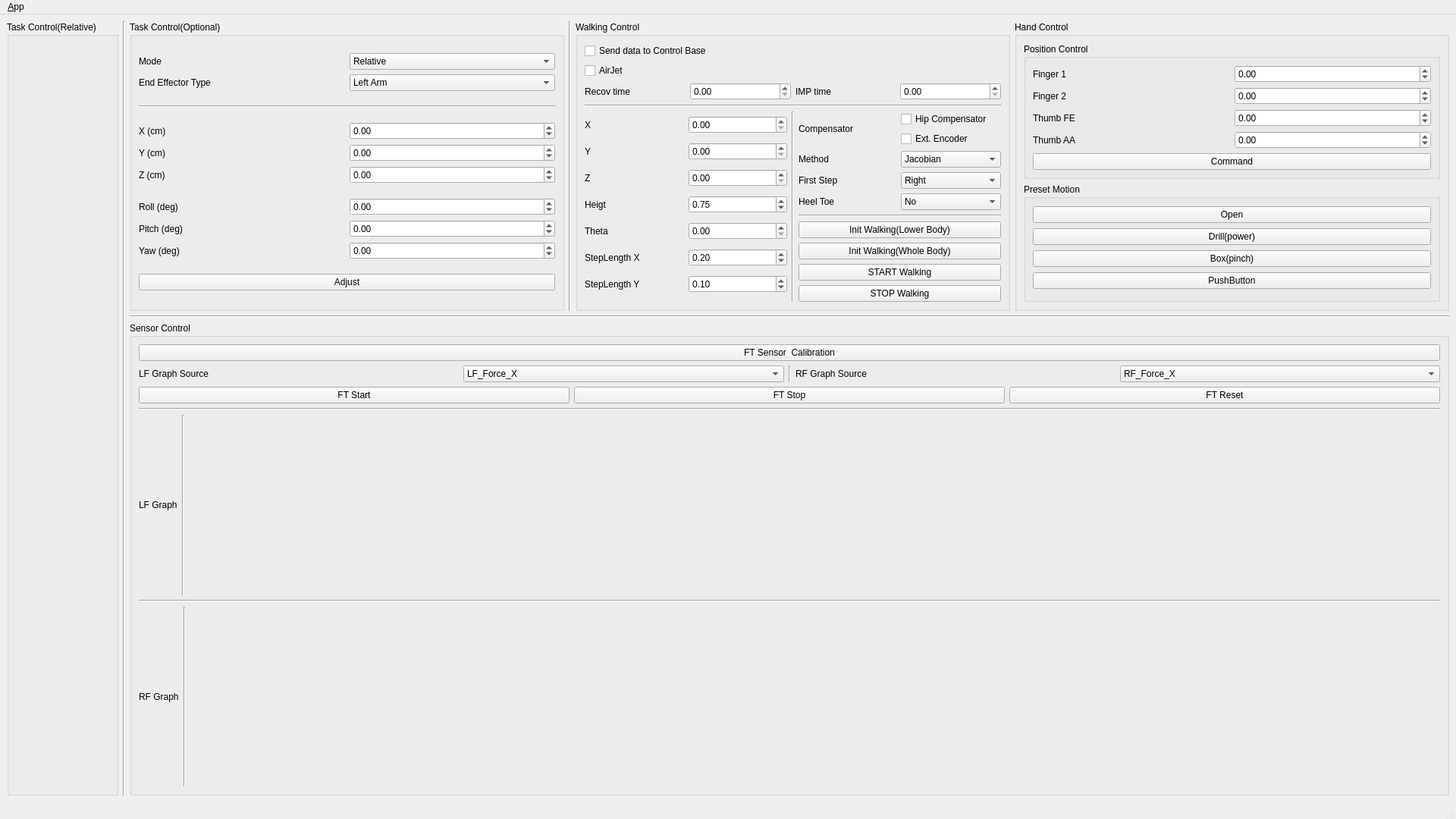
<?xml version="1.0" encoding="UTF-8"?>
<ui version="4.0">
 <class>TaskWindow</class>
 <widget class="QMainWindow" name="TaskWindow">
  <property name="geometry">
   <rect>
    <x>0</x>
    <y>0</y>
    <width>1920</width>
    <height>1080</height>
   </rect>
  </property>
  <property name="minimumSize">
   <size>
    <width>0</width>
    <height>880</height>
   </size>
  </property>
  <property name="windowTitle">
   <string>DYROS THORMANG User Interface</string>
  </property>
  <property name="windowIcon">
   <iconset resource="../../../dyros_black_ui/resources/images.qrc">
    <normaloff>:/images/icon_2.png</normaloff>:/images/icon_2.png</iconset>
  </property>
  <property name="locale">
   <locale language="English" country="UnitedStates"/>
  </property>
  <property name="iconSize">
   <size>
    <width>24</width>
    <height>24</height>
   </size>
  </property>
  <widget class="QWidget" name="centralwidget">
   <layout class="QHBoxLayout">
    <item>
     <layout class="QVBoxLayout" name="verticalLayout_19" stretch="0">
      <item>
       <widget class="QGroupBox" name="groupBox_task_ctrl">
        <property name="title">
         <string>Task Control(Relative)</string>
        </property>
        <layout class="QHBoxLayout" name="horizontalLayout_3">
         <item>
          <layout class="QGridLayout" name="gridLayout_task_ctrl" rowstretch="0" columnstretch="0">
           <property name="sizeConstraint">
            <enum>QLayout::SetMaximumSize</enum>
           </property>
           <property name="leftMargin">
            <number>0</number>
           </property>
           <property name="topMargin">
            <number>0</number>
           </property>
           <property name="horizontalSpacing">
            <number>8</number>
           </property>
           <property name="verticalSpacing">
            <number>5</number>
           </property>
          </layout>
         </item>
         <item>
          <widget class="QLabel" name="label_36">
           <property name="text">
            <string/>
           </property>
          </widget>
         </item>
         <item>
          <layout class="QGridLayout" name="gridLayout_task_ctrl_2"/>
         </item>
        </layout>
       </widget>
      </item>
     </layout>
    </item>
    <item>
     <widget class="Line" name="line_2">
      <property name="orientation">
       <enum>Qt::Vertical</enum>
      </property>
     </widget>
    </item>
    <item>
     <layout class="QVBoxLayout" name="verticalLayout_3" stretch="0,0,1">
      <item>
       <layout class="QHBoxLayout" name="horizontalLayout_4">
        <item>
         <layout class="QVBoxLayout" name="verticalLayout_6">
          <item>
           <widget class="QGroupBox" name="groupBox_task_ctrl_option">
            <property name="title">
             <string>Task Control(Optional)</string>
            </property>
            <layout class="QVBoxLayout" name="verticalLayout">
             <item>
              <layout class="QGridLayout" name="gridLayout_3">
               <item row="1" column="1">
                <widget class="QComboBox" name="comboBox_ee_type">
                 <item>
                  <property name="text">
                   <string>Left Arm</string>
                  </property>
                 </item>
                 <item>
                  <property name="text">
                   <string>Right Arm</string>
                  </property>
                 </item>
                 <item>
                  <property name="text">
                   <string>Left Leg</string>
                  </property>
                 </item>
                 <item>
                  <property name="text">
                   <string>Right Leg</string>
                  </property>
                 </item>
                </widget>
               </item>
               <item row="1" column="0">
                <widget class="QLabel" name="label_18">
                 <property name="text">
                  <string>End Effector Type</string>
                 </property>
                </widget>
               </item>
               <item row="0" column="0">
                <widget class="QLabel" name="label_12">
                 <property name="text">
                  <string>Mode</string>
                 </property>
                </widget>
               </item>
               <item row="0" column="1">
                <widget class="QComboBox" name="comboBox_t_m">
                 <item>
                  <property name="text">
                   <string>Relative</string>
                  </property>
                 </item>
                 <item>
                  <property name="text">
                   <string>Absolute</string>
                  </property>
                 </item>
                </widget>
               </item>
              </layout>
             </item>
             <item>
              <widget class="Line" name="line_7">
               <property name="orientation">
                <enum>Qt::Horizontal</enum>
               </property>
              </widget>
             </item>
             <item>
              <layout class="QGridLayout" name="gridLayout_absol">
               <item row="2" column="0">
                <widget class="QLabel" name="label_6">
                 <property name="text">
                  <string>Z (cm)</string>
                 </property>
                </widget>
               </item>
               <item row="1" column="1">
                <widget class="QDoubleSpinBox" name="doubleSpinBox_y_ta">
                 <property name="minimum">
                  <double>-99.989999999999995</double>
                 </property>
                </widget>
               </item>
               <item row="2" column="1">
                <widget class="QDoubleSpinBox" name="doubleSpinBox_z_ta">
                 <property name="minimum">
                  <double>-99.989999999999995</double>
                 </property>
                </widget>
               </item>
               <item row="0" column="1">
                <widget class="QDoubleSpinBox" name="doubleSpinBox_x_ta">
                 <property name="minimum">
                  <double>-99.989999999999995</double>
                 </property>
                 <property name="maximum">
                  <double>99.989999999999995</double>
                 </property>
                </widget>
               </item>
               <item row="1" column="0">
                <widget class="QLabel" name="label_5">
                 <property name="text">
                  <string>Y (cm)</string>
                 </property>
                </widget>
               </item>
               <item row="0" column="0">
                <widget class="QLabel" name="label_4">
                 <property name="text">
                  <string>X (cm)</string>
                 </property>
                </widget>
               </item>
              </layout>
             </item>
             <item>
              <layout class="QGridLayout" name="gridLayout">
               <item row="1" column="0">
                <widget class="QLabel" name="label_8">
                 <property name="text">
                  <string>Pitch (deg)</string>
                 </property>
                </widget>
               </item>
               <item row="0" column="1">
                <widget class="QDoubleSpinBox" name="doubleSpinBox_r_ta">
                 <property name="minimum">
                  <double>-360.000000000000000</double>
                 </property>
                 <property name="maximum">
                  <double>360.000000000000000</double>
                 </property>
                </widget>
               </item>
               <item row="1" column="1">
                <widget class="QDoubleSpinBox" name="doubleSpinBox_p_ta">
                 <property name="minimum">
                  <double>-360.000000000000000</double>
                 </property>
                 <property name="maximum">
                  <double>360.000000000000000</double>
                 </property>
                </widget>
               </item>
               <item row="0" column="0">
                <widget class="QLabel" name="label_7">
                 <property name="text">
                  <string>Roll (deg)</string>
                 </property>
                </widget>
               </item>
               <item row="2" column="0">
                <widget class="QLabel" name="label_9">
                 <property name="text">
                  <string>Yaw (deg)</string>
                 </property>
                </widget>
               </item>
               <item row="2" column="1">
                <widget class="QDoubleSpinBox" name="doubleSpinBox_y_ta_2">
                 <property name="minimum">
                  <double>-360.000000000000000</double>
                 </property>
                 <property name="maximum">
                  <double>360.000000000000000</double>
                 </property>
                </widget>
               </item>
              </layout>
             </item>
             <item>
              <widget class="QPushButton" name="pushButton_task_option">
               <property name="text">
                <string>Adjust</string>
               </property>
              </widget>
             </item>
            </layout>
           </widget>
          </item>
         </layout>
        </item>
        <item>
         <widget class="Line" name="line">
          <property name="orientation">
           <enum>Qt::Vertical</enum>
          </property>
         </widget>
        </item>
        <item>
         <widget class="QGroupBox" name="groupBox_walk_ctrl">
          <property name="title">
           <string>Walking Control</string>
          </property>
          <layout class="QVBoxLayout" name="verticalLayout_5">
           <item>
            <widget class="QCheckBox" name="checkBox_send_data_cb">
             <property name="text">
              <string>Send data to Control Base</string>
             </property>
            </widget>
           </item>
           <item>
            <widget class="QCheckBox" name="checkBox_send_data_airjet">
             <property name="text">
              <string>AirJet</string>
             </property>
            </widget>
           </item>
           <item>
            <layout class="QVBoxLayout" name="verticalLayout_30">
             <item>
              <layout class="QHBoxLayout" name="horizontalLayout_2">
               <item>
                <widget class="QLabel" name="label_11">
                 <property name="text">
                  <string>Recov time</string>
                 </property>
                </widget>
               </item>
               <item>
                <widget class="QDoubleSpinBox" name="doubleSpinBox_walk_recov_time"/>
               </item>
               <item>
                <widget class="QLabel" name="label_10">
                 <property name="text">
                  <string>IMP time</string>
                 </property>
                </widget>
               </item>
               <item>
                <widget class="QDoubleSpinBox" name="doubleSpinBox_walk_imp_time"/>
               </item>
              </layout>
             </item>
             <item>
              <widget class="Line" name="line_6">
               <property name="orientation">
                <enum>Qt::Horizontal</enum>
               </property>
              </widget>
             </item>
             <item>
              <layout class="QHBoxLayout" name="horizontalLayout_18">
               <item>
                <layout class="QGridLayout" name="gridLayout_11">
                 <item row="4" column="1">
                  <widget class="QDoubleSpinBox" name="doubleSpinBox_walk_theta"/>
                 </item>
                 <item row="1" column="0">
                  <widget class="QLabel" name="label_25">
                   <property name="text">
                    <string>Y</string>
                   </property>
                  </widget>
                 </item>
                 <item row="6" column="0">
                  <widget class="QLabel" name="label_33">
                   <property name="text">
                    <string>StepLength Y</string>
                   </property>
                  </widget>
                 </item>
                 <item row="2" column="0">
                  <widget class="QLabel" name="label_26">
                   <property name="text">
                    <string>Z</string>
                   </property>
                  </widget>
                 </item>
                 <item row="5" column="1">
                  <widget class="QDoubleSpinBox" name="doubleSpinBox_walk_step_x">
                   <property name="maximum">
                    <double>5.000000000000000</double>
                   </property>
                   <property name="singleStep">
                    <double>0.010000000000000</double>
                   </property>
                   <property name="value">
                    <double>0.200000000000000</double>
                   </property>
                  </widget>
                 </item>
                 <item row="3" column="1">
                  <widget class="QDoubleSpinBox" name="doubleSpinBox_walk_height">
                   <property name="maximum">
                    <double>1.500000000000000</double>
                   </property>
                   <property name="singleStep">
                    <double>0.050000000000000</double>
                   </property>
                   <property name="value">
                    <double>0.750000000000000</double>
                   </property>
                  </widget>
                 </item>
                 <item row="0" column="0">
                  <widget class="QLabel" name="label_24">
                   <property name="text">
                    <string>X</string>
                   </property>
                  </widget>
                 </item>
                 <item row="0" column="1">
                  <widget class="QDoubleSpinBox" name="doubleSpinBox_walk_x">
                   <property name="maximum">
                    <double>99.000000000000000</double>
                   </property>
                   <property name="singleStep">
                    <double>0.050000000000000</double>
                   </property>
                  </widget>
                 </item>
                 <item row="2" column="1">
                  <widget class="QDoubleSpinBox" name="doubleSpinBox_walk_z">
                   <property name="maximum">
                    <double>99.000000000000000</double>
                   </property>
                   <property name="singleStep">
                    <double>0.050000000000000</double>
                   </property>
                  </widget>
                 </item>
                 <item row="5" column="0">
                  <widget class="QLabel" name="label_32">
                   <property name="text">
                    <string>StepLength X</string>
                   </property>
                  </widget>
                 </item>
                 <item row="6" column="1">
                  <widget class="QDoubleSpinBox" name="doubleSpinBox_walk_step_y">
                   <property name="maximum">
                    <double>5.000000000000000</double>
                   </property>
                   <property name="singleStep">
                    <double>0.010000000000000</double>
                   </property>
                   <property name="value">
                    <double>0.100000000000000</double>
                   </property>
                  </widget>
                 </item>
                 <item row="1" column="1">
                  <widget class="QDoubleSpinBox" name="doubleSpinBox_walk_y">
                   <property name="maximum">
                    <double>99.000000000000000</double>
                   </property>
                   <property name="singleStep">
                    <double>0.050000000000000</double>
                   </property>
                  </widget>
                 </item>
                 <item row="4" column="0">
                  <widget class="QLabel" name="label_31">
                   <property name="text">
                    <string>Theta</string>
                   </property>
                  </widget>
                 </item>
                 <item row="3" column="0">
                  <widget class="QLabel" name="label_27">
                   <property name="text">
                    <string>Heigt</string>
                   </property>
                  </widget>
                 </item>
                </layout>
               </item>
               <item>
                <widget class="Line" name="line_3">
                 <property name="orientation">
                  <enum>Qt::Vertical</enum>
                 </property>
                </widget>
               </item>
               <item>
                <layout class="QVBoxLayout" name="verticalLayout_39">
                 <item>
                  <layout class="QGridLayout" name="gridLayout_4">
                   <item row="3" column="1">
                    <widget class="QComboBox" name="comboBox_method">
                     <item>
                      <property name="text">
                       <string>Jacobian</string>
                      </property>
                     </item>
                     <item>
                      <property name="text">
                       <string>Inverse Kinematics</string>
                      </property>
                     </item>
                    </widget>
                   </item>
                   <item row="4" column="0">
                    <widget class="QLabel" name="label_34">
                     <property name="text">
                      <string>First Step</string>
                     </property>
                    </widget>
                   </item>
                   <item row="3" column="0">
                    <widget class="QLabel" name="label_23">
                     <property name="text">
                      <string>Method</string>
                     </property>
                    </widget>
                   </item>
                   <item row="0" column="0">
                    <widget class="QLabel" name="label_22">
                     <property name="text">
                      <string>Compensator</string>
                     </property>
                    </widget>
                   </item>
                   <item row="5" column="1">
                    <widget class="QComboBox" name="comboBox_heel_toe">
                     <item>
                      <property name="text">
                       <string>No</string>
                      </property>
                     </item>
                     <item>
                      <property name="text">
                       <string>Yes</string>
                      </property>
                     </item>
                    </widget>
                   </item>
                   <item row="5" column="0">
                    <widget class="QLabel" name="label_35">
                     <property name="text">
                      <string>Heel Toe</string>
                     </property>
                    </widget>
                   </item>
                   <item row="4" column="1">
                    <widget class="QComboBox" name="comboBox_first_step">
                     <item>
                      <property name="text">
                       <string>Right</string>
                      </property>
                     </item>
                     <item>
                      <property name="text">
                       <string>Left</string>
                      </property>
                     </item>
                    </widget>
                   </item>
                   <item row="0" column="1">
                    <layout class="QVBoxLayout" name="verticalLayout_4">
                     <property name="topMargin">
                      <number>0</number>
                     </property>
                     <item>
                      <widget class="QCheckBox" name="checkBox_hip_compensator">
                       <property name="text">
                        <string>Hip Compensator</string>
                       </property>
                      </widget>
                     </item>
                     <item>
                      <widget class="QCheckBox" name="checkBox_ext_encoder_cmp">
                       <property name="text">
                        <string>Ext. Encoder</string>
                       </property>
                      </widget>
                     </item>
                    </layout>
                   </item>
                  </layout>
                 </item>
                 <item>
                  <widget class="Line" name="line_5">
                   <property name="orientation">
                    <enum>Qt::Horizontal</enum>
                   </property>
                  </widget>
                 </item>
                 <item>
                  <widget class="QPushButton" name="button_walk_init_lowerbody">
                   <property name="text">
                    <string>Init Walking(Lower Body)</string>
                   </property>
                  </widget>
                 </item>
                 <item>
                  <widget class="QPushButton" name="button_walk_init_wholebody">
                   <property name="text">
                    <string>Init Walking(Whole Body)</string>
                   </property>
                  </widget>
                 </item>
                 <item>
                  <widget class="QPushButton" name="button_walk_start">
                   <property name="text">
                    <string>START Walking</string>
                   </property>
                  </widget>
                 </item>
                 <item>
                  <widget class="QPushButton" name="button_walk_stop">
                   <property name="text">
                    <string>STOP Walking</string>
                   </property>
                  </widget>
                 </item>
                </layout>
               </item>
              </layout>
             </item>
            </layout>
           </item>
          </layout>
         </widget>
        </item>
        <item>
         <widget class="QGroupBox" name="groupBox">
          <property name="title">
           <string>Hand Control</string>
          </property>
          <layout class="QVBoxLayout" name="verticalLayout_7">
           <item>
            <widget class="QGroupBox" name="groupBox_2">
             <property name="title">
              <string>Position Control</string>
             </property>
             <layout class="QVBoxLayout" name="verticalLayout_9">
              <item>
               <layout class="QGridLayout" name="gridLayout_12">
                <item row="1" column="1">
                 <widget class="QDoubleSpinBox" name="doubleSpinBox_hand_finger2">
                  <property name="minimum">
                   <double>-90.000000000000000</double>
                  </property>
                  <property name="maximum">
                   <double>90.000000000000000</double>
                  </property>
                  <property name="singleStep">
                   <double>3.000000000000000</double>
                  </property>
                  <property name="value">
                   <double>0.000000000000000</double>
                  </property>
                 </widget>
                </item>
                <item row="3" column="0">
                 <widget class="QLabel" name="label_40">
                  <property name="text">
                   <string>Thumb AA</string>
                  </property>
                 </widget>
                </item>
                <item row="1" column="0">
                 <widget class="QLabel" name="label_28">
                  <property name="text">
                   <string>Finger 2</string>
                  </property>
                 </widget>
                </item>
                <item row="0" column="0">
                 <widget class="QLabel" name="label_30">
                  <property name="text">
                   <string>Finger 1</string>
                  </property>
                 </widget>
                </item>
                <item row="0" column="1">
                 <widget class="QDoubleSpinBox" name="doubleSpinBox_hand_finger1">
                  <property name="minimum">
                   <double>-90.000000000000000</double>
                  </property>
                  <property name="maximum">
                   <double>90.000000000000000</double>
                  </property>
                  <property name="singleStep">
                   <double>3.000000000000000</double>
                  </property>
                  <property name="value">
                   <double>0.000000000000000</double>
                  </property>
                 </widget>
                </item>
                <item row="2" column="1">
                 <widget class="QDoubleSpinBox" name="doubleSpinBox_hand_thumb_fe">
                  <property name="minimum">
                   <double>-90.000000000000000</double>
                  </property>
                  <property name="maximum">
                   <double>90.000000000000000</double>
                  </property>
                  <property name="singleStep">
                   <double>3.000000000000000</double>
                  </property>
                  <property name="value">
                   <double>0.000000000000000</double>
                  </property>
                 </widget>
                </item>
                <item row="2" column="0">
                 <widget class="QLabel" name="label_29">
                  <property name="text">
                   <string>Thumb FE</string>
                  </property>
                 </widget>
                </item>
                <item row="3" column="1">
                 <widget class="QDoubleSpinBox" name="doubleSpinBox_hand_thumb_aa">
                  <property name="minimum">
                   <double>-90.000000000000000</double>
                  </property>
                  <property name="maximum">
                   <double>90.000000000000000</double>
                  </property>
                  <property name="singleStep">
                   <double>3.000000000000000</double>
                  </property>
                  <property name="value">
                   <double>0.000000000000000</double>
                  </property>
                 </widget>
                </item>
               </layout>
              </item>
              <item>
               <widget class="QPushButton" name="button_hand_command">
                <property name="text">
                 <string>Command</string>
                </property>
               </widget>
              </item>
             </layout>
            </widget>
           </item>
           <item>
            <widget class="QGroupBox" name="groupBox_3">
             <property name="title">
              <string>Preset Motion</string>
             </property>
             <layout class="QVBoxLayout" name="verticalLayout_8">
              <item>
               <widget class="QPushButton" name="button_hand_preset_open">
                <property name="text">
                 <string>Open</string>
                </property>
               </widget>
              </item>
              <item>
               <widget class="QPushButton" name="button_hand_preset_drill_power">
                <property name="text">
                 <string>Drill(power)</string>
                </property>
               </widget>
              </item>
              <item>
               <widget class="QPushButton" name="button_hand_preset_box_pinch">
                <property name="text">
                 <string>Box(pinch)</string>
                </property>
               </widget>
              </item>
              <item>
               <widget class="QPushButton" name="pushButton_4">
                <property name="text">
                 <string>PushButton</string>
                </property>
               </widget>
              </item>
             </layout>
            </widget>
           </item>
          </layout>
         </widget>
        </item>
       </layout>
      </item>
      <item>
       <widget class="Line" name="line_4">
        <property name="orientation">
         <enum>Qt::Horizontal</enum>
        </property>
       </widget>
      </item>
      <item>
       <widget class="QGroupBox" name="groupBox_sensor_ctrl">
        <property name="title">
         <string>Sensor Control</string>
        </property>
        <layout class="QVBoxLayout" name="verticalLayout_2" stretch="0,0,0,0,1,0,1">
         <item>
          <widget class="QPushButton" name="button_ft_calib">
           <property name="text">
            <string>FT Sensor  Calibration</string>
           </property>
          </widget>
         </item>
         <item>
          <layout class="QHBoxLayout" name="horizontalLayout_5">
           <item>
            <widget class="QLabel" name="label_3">
             <property name="text">
              <string>LF Graph Source </string>
             </property>
            </widget>
           </item>
           <item>
            <widget class="QComboBox" name="comboBox_LF">
             <item>
              <property name="text">
               <string>LF_Force_X</string>
              </property>
             </item>
             <item>
              <property name="text">
               <string>LF_Force_Y</string>
              </property>
             </item>
             <item>
              <property name="text">
               <string>LF_Force_Z</string>
              </property>
             </item>
             <item>
              <property name="text">
               <string>LF_Torque_X</string>
              </property>
             </item>
             <item>
              <property name="text">
               <string>LF_Torque_Y</string>
              </property>
             </item>
             <item>
              <property name="text">
               <string>LF_Torque_Z</string>
              </property>
             </item>
            </widget>
           </item>
           <item>
            <widget class="Line" name="line_8">
             <property name="orientation">
              <enum>Qt::Vertical</enum>
             </property>
            </widget>
           </item>
           <item>
            <widget class="QLabel" name="label_13">
             <property name="text">
              <string>RF Graph Source</string>
             </property>
            </widget>
           </item>
           <item>
            <widget class="QComboBox" name="comboBox_RF">
             <item>
              <property name="text">
               <string>RF_Force_X</string>
              </property>
             </item>
             <item>
              <property name="text">
               <string>RF_Force_Y</string>
              </property>
             </item>
             <item>
              <property name="text">
               <string>RF_Force_Z</string>
              </property>
             </item>
             <item>
              <property name="text">
               <string>RF_Torque_X</string>
              </property>
             </item>
             <item>
              <property name="text">
               <string>RF_Torque_Y</string>
              </property>
             </item>
             <item>
              <property name="text">
               <string>RF_Torque_Z</string>
              </property>
             </item>
            </widget>
           </item>
          </layout>
         </item>
         <item>
          <layout class="QHBoxLayout" name="horizontalLayout" stretch="0,0,0">
           <item>
            <widget class="QPushButton" name="pushButton_ft_start">
             <property name="text">
              <string>FT Start</string>
             </property>
            </widget>
           </item>
           <item>
            <widget class="QPushButton" name="pushButton_ft_stop">
             <property name="text">
              <string>FT Stop</string>
             </property>
            </widget>
           </item>
           <item>
            <widget class="QPushButton" name="pushButton_ft_reset">
             <property name="text">
              <string>FT Reset</string>
             </property>
            </widget>
           </item>
          </layout>
         </item>
         <item>
          <widget class="Line" name="line_11">
           <property name="orientation">
            <enum>Qt::Horizontal</enum>
           </property>
          </widget>
         </item>
         <item>
          <layout class="QHBoxLayout" name="horizontalLayout_6" stretch="0,0,1">
           <item>
            <widget class="QLabel" name="label">
             <property name="text">
              <string>LF Graph</string>
             </property>
            </widget>
           </item>
           <item>
            <widget class="Line" name="line_9">
             <property name="orientation">
              <enum>Qt::Vertical</enum>
             </property>
            </widget>
           </item>
           <item>
            <widget class="QWidget" name="widget1" native="true">
             <property name="minimumSize">
              <size>
               <width>0</width>
               <height>0</height>
              </size>
             </property>
             <layout class="QHBoxLayout" name="horizontalLayout_8"/>
            </widget>
           </item>
          </layout>
         </item>
         <item>
          <widget class="Line" name="line_12">
           <property name="orientation">
            <enum>Qt::Horizontal</enum>
           </property>
          </widget>
         </item>
         <item>
          <layout class="QHBoxLayout" name="horizontalLayout_7" stretch="0,0,1">
           <item>
            <widget class="QLabel" name="label_2">
             <property name="text">
              <string>RF Graph</string>
             </property>
            </widget>
           </item>
           <item>
            <widget class="Line" name="line_10">
             <property name="orientation">
              <enum>Qt::Vertical</enum>
             </property>
            </widget>
           </item>
           <item>
            <widget class="QWidget" name="widget2" native="true">
             <layout class="QHBoxLayout" name="horizontalLayout_9"/>
            </widget>
           </item>
          </layout>
         </item>
        </layout>
       </widget>
      </item>
     </layout>
    </item>
   </layout>
  </widget>
  <widget class="QMenuBar" name="menubar">
   <property name="geometry">
    <rect>
     <x>0</x>
     <y>0</y>
     <width>1920</width>
     <height>22</height>
    </rect>
   </property>
   <widget class="QMenu" name="menu_File">
    <property name="title">
     <string>&amp;App</string>
    </property>
    <addaction name="action_Preferences"/>
    <addaction name="separator"/>
    <addaction name="actionAbout"/>
    <addaction name="actionAbout_Qt"/>
    <addaction name="separator"/>
    <addaction name="action_Quit"/>
   </widget>
   <addaction name="menu_File"/>
  </widget>
  <widget class="QStatusBar" name="statusbar"/>
  <action name="action_Quit">
   <property name="text">
    <string>&amp;Quit</string>
   </property>
   <property name="shortcut">
    <string>Ctrl+Q</string>
   </property>
   <property name="shortcutContext">
    <enum>Qt::ApplicationShortcut</enum>
   </property>
  </action>
  <action name="action_Preferences">
   <property name="text">
    <string>&amp;Preferences</string>
   </property>
  </action>
  <action name="actionAbout">
   <property name="text">
    <string>&amp;About</string>
   </property>
  </action>
  <action name="actionAbout_Qt">
   <property name="text">
    <string>About &amp;Qt</string>
   </property>
  </action>
 </widget>
 <resources>
  <include location="../../../dyros_black_ui/resources/images.qrc"/>
 </resources>
 <connections>
  <connection>
   <sender>action_Quit</sender>
   <signal>triggered()</signal>
   <receiver>TaskWindow</receiver>
   <slot>close()</slot>
   <hints>
    <hint type="sourcelabel">
     <x>-1</x>
     <y>-1</y>
    </hint>
    <hint type="destinationlabel">
     <x>399</x>
     <y>299</y>
    </hint>
   </hints>
  </connection>
 </connections>
 <slots>
  <slot>combobox_test1()</slot>
 </slots>
</ui>
